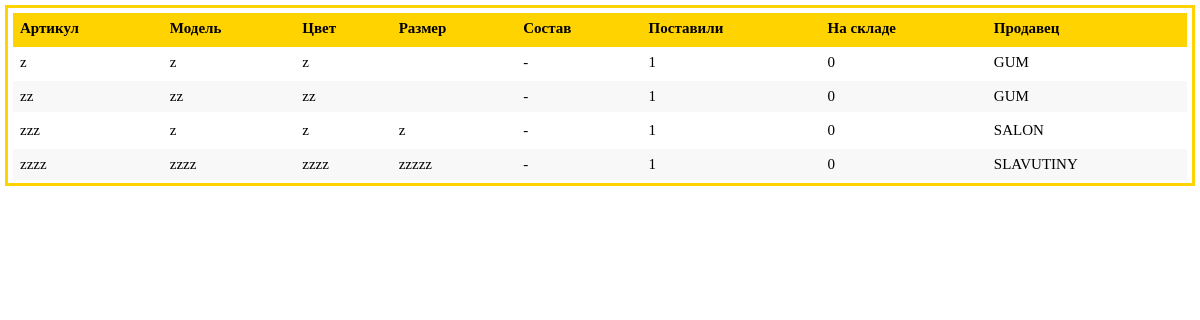
The app's page /delivery/4 with its own data.
### tab/models.py (models this page shows, shortened)
class Product(models.Model):
    GUM = 'GUM'
    SLAVUTINY = 'SLAVUTINY'
    SALON = 'SALON'
    SELLERS = [
        (GUM, 'Гум'),
        (SLAVUTINY, 'Славутины'),
        (SALON, 'Салон'),
    ]
    art = models.CharField(max_length=20)
    model = models.CharField(max_length=80)
    color = models.CharField(max_length=20)
    size = models.CharField(max_length=20, blank=True)
    structure = models.CharField(max_length=20, blank=True, default='-')
    shipment = models.IntegerField(default=1)  # поставили вещей
    count = models.IntegerField(default=0)  # всего вещей
    seller = models.CharField(max_length=10, choices=SELLERS, default=GUM)
    date_name = models.ForeignKey(Deliveries, on_delete=models.PROTECT, null=True)
    def remains(self):
        if self.count < self.shipment:
            return self.count
        return self.count - self.shipment  # кол-во вещей на складе

### tab/views.py (the view)
# urls.py: path('delivery/<int:id_delivery>', views.one_delivery, name='delivery_detail'),
def one_delivery(request, id_delivery: int):
    delivery = Product.objects.filter(date_name_id=id_delivery)
    return render(request, 'tab/one-delivery.html', {'delivery': delivery})

### tab/templates/tab/one-delivery.html (shortened to what this page needs)
{% extends 'tab/base.html' %}
{% block content %}
<table class="table">
  <thead>
    <tr>
      <th>Артикул</th>
      <th>Модель</th>
      <th>Цвет</th>
      <th>Размер</th>
      <th>Состав</th>
      <th>Поставили</th>
      <th>На складе</th>
      <th>Продавец</th>
    </tr>
  </thead>
  <tbody>
    {% for p in delivery %}
        <tr>
            <td>{{ p.art }}</td>
            <td>{{ p.model }}</td>
            <td>{{ p.color }}</td>
            <td>{{ p.size }}</td>
            <td>{{ p.structure }}</td>
            <td>{{ p.shipment }}</td>
            <td>{{ p.remains }}</td>
            <td>{{ p.seller }}</td>
        </tr>
    {% endfor %}
  </tbody>
</table>
{% endblock %}

### tab/static/tab/css/styles.css (style rules this page uses)
.table { width: 100%; margin-bottom: 20px; border: 5px solid #fff; border-top: 5px solid #fff; border-bottom: 3px solid #fff; border-collapse: collapse; outline: 3px solid #ffd300; font-size: 15px; background: #fff!important; }
.table th { font-weight: bold; padding: 7px; background: #ffd300; border: none; text-align: left; font-size: 15px; border-top: 3px solid #fff; border-bottom: 3px solid #ffd300; }
.table td { padding: 7px; border: none; border-top: 3px solid #fff; border-bottom: 3px solid #fff; font-size: 15px; }
.table tbody tr:nth-child(even) { background: #f8f8f8!important; }

### records on screen
Product: art "z", model "z", color "z", structure "-", shipment "1", remains "0", seller "GUM"
Product: art "zz", model "zz", color "zz", structure "-", shipment "1", remains "0", seller "GUM"
Product: art "zzz", model "z", color "z", size "z", structure "-", shipment "1", remains "0", seller "SALON"
Product: art "zzzz", model "zzzz", color "zzzz", size "zzzzz", structure "-", shipment "1", remains "0", seller "SLAVUTINY"
